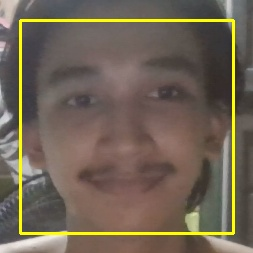
#> input picture known_faces/rovic.jpg, 253 x 253 px, given in place of the camera
$ python register_face.py
#> lines starting #> are read from the running program, lines starting #| are printed output that depends on the picture; after the words box and inside, x2 and y2 are one past the last pixel; in counts of white or black regions, pixels touching at a corner belong together
import os
import cv2
import time
import threading

try:
    import winsound
    def beep_ok():
        try:
            winsound.Beep(900, 120)
        except:
            pass
except Exception:
    def beep_ok():
        pass

SAVE_DIR = "known_faces"
os.makedirs(SAVE_DIR, exist_ok=True)

def normalize_name(name: str) -> str:
    return "".join(ch for ch in name.lower() if ch.isalnum() or ch == " ").strip().replace(" ", "_")

def next_out_path(base: str) -> str:
    i = 1
    p = os.path.join(SAVE_DIR, f"{base}.jpg")
    while os.path.exists(p):
        i += 1
        p = os.path.join(SAVE_DIR, f"{base}_{i}.jpg")
    return p

name = input("Enter student name (e.g., Maria Dela Cruz or Maria): ").strip()
#> the answer given: known_faces/rovic.jpg
if not name:
    print("Name is required."); raise SystemExit(1)
base = normalize_name(name)

# Smooth preview detector (Haar)
haar = cv2.CascadeClassifier(cv2.data.haarcascades + "haarcascade_frontalface_default.xml")

cap = cv2.VideoCapture(0)
cap.set(cv2.CAP_PROP_FRAME_WIDTH, 640)
cap.set(cv2.CAP_PROP_FRAME_HEIGHT, 480)

print("Press 's' to save instantly, 'q' to quit. (Tip: look at camera; keep face inside yellow box.)")

status_msg = ""
status_until = 0.0

def set_status(msg, seconds=2.0):
    global status_msg, status_until
    status_msg = msg
    status_until = time.time() + seconds

def save_crop(frame, box):
    (X, Y, W, H) = box
    pad = 20
    h, w = frame.shape[:2]
    x1 = max(0, X - pad); y1 = max(0, Y - pad)
    x2 = min(w, X + W + pad); y2 = min(h, Y + H + pad)
    crop = frame[y1:y2, x1:x2]
    if crop.size == 0 or W * H < 3000:  # only reject if extremely tiny
        set_status("Face too small. Move closer.", 2.0)
        return
    out_path = next_out_path(base)
    cv2.imwrite(out_path, crop)
    set_status(f"Saved: {os.path.basename(out_path)}", 1.5)
    beep_ok()

while True:
    ok, frame = cap.read()
#> frame is the input picture: shape (253, 253, 3); mean B, G, R 84.8, 99.8, 111.9
    if not ok:
        break

    # Detect faces for preview
    preview_scale = 0.6
    small = cv2.resize(frame, (0, 0), fx=preview_scale, fy=preview_scale)
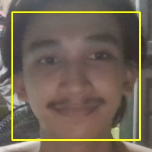
#> small: shape (152, 152, 3); mean B, G, R 84.9, 99.8, 111.9
    gray = cv2.cvtColor(small, cv2.COLOR_BGR2GRAY)
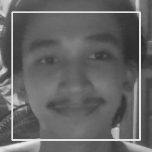
#> gray: shape (152, 152); min 44, max 237, mean 101.7
    faces = haar.detectMultiScale(gray, scaleFactor=1.08, minNeighbors=4, minSize=(60, 60))
#> faces = [[12, 12, 127, 127]]

    # Choose biggest face as target
    biggest = None
    biggest_area = 0
    for (x, y, w, h) in faces:
        X, Y = int(x/preview_scale), int(y/preview_scale)
        W, H = int(w/preview_scale), int(h/preview_scale)
        cv2.rectangle(frame, (X, Y), (X+W, Y+H), (0, 255, 255), 2)
        area = W * H
        if area > biggest_area:
            biggest_area = area
            biggest = (X, Y, W, H)
#> this loop made 1 pass
#> (x, y, w, h, X, Y, W, H) on pass 1: (12, 12, 127, 127, 20, 20, 211, 211)
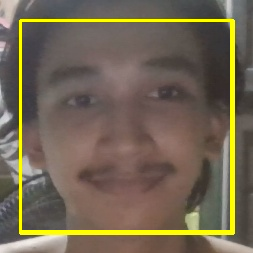
#> frame: shape (253, 253, 3); 3.95% of pixels changed, all inside (x1, y1, x2, y2) = (19, 19, 233, 233)
#> after the loop, biggest_area = 44521

    # HUD
    cv2.putText(frame, "Press 's' to save instantly, 'q' to quit", (10, 30),
                cv2.FONT_HERSHEY_SIMPLEX, 0.7, (255,255,255), 2)
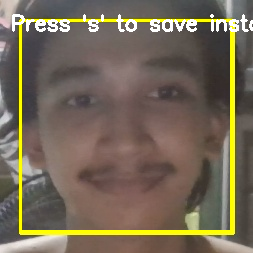
#> frame: shape (253, 253, 3); 2.24% of pixels changed, all inside (x1, y1, x2, y2) = (12, 14, 253, 32)
    if time.time() < status_until and status_msg:
        overlay = frame.copy()
        cv2.rectangle(overlay, (0, 0), (frame.shape[1], 50), (0, 180, 0), -1)
        cv2.addWeighted(overlay, 0.6, frame, 0.4, 0, frame)
        cv2.putText(frame, status_msg, (12, 34), cv2.FONT_HERSHEY_SIMPLEX, 0.8, (255,255,255), 2)

    cv2.imshow("Register Face (Instant)", frame)
    key = cv2.waitKey(1) & 0xFF
#> (key q is pressed here)

    if key == ord('s'):
        if biggest is None:
            set_status("No face detected. Center your face and try again.", 2.0)
        else:
            # Save immediately; no heavy verification
            save_crop(frame, biggest)

    if key == ord('q'):
        break

cap.release()
cv2.destroyAllWindows()
print("Done.")
